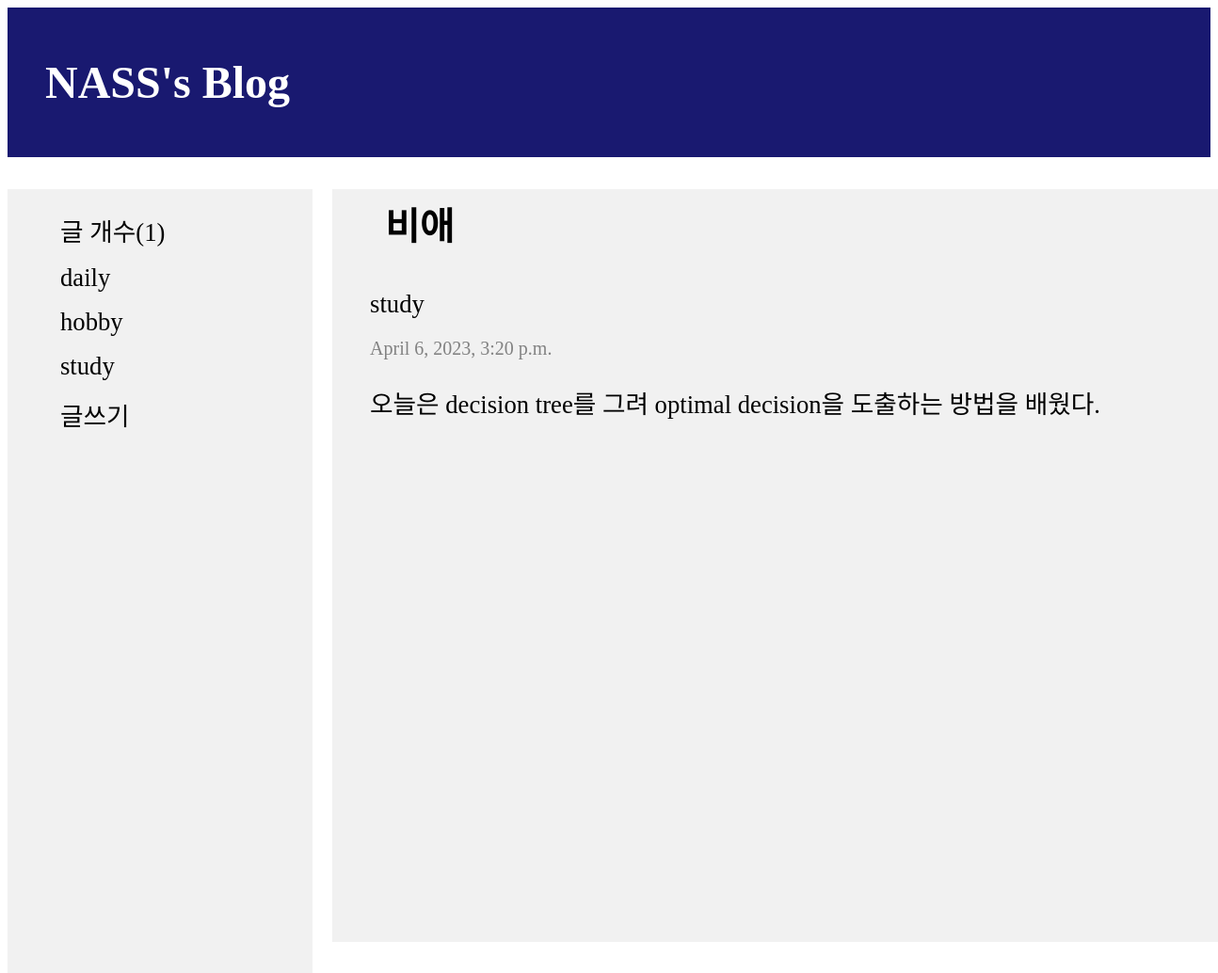
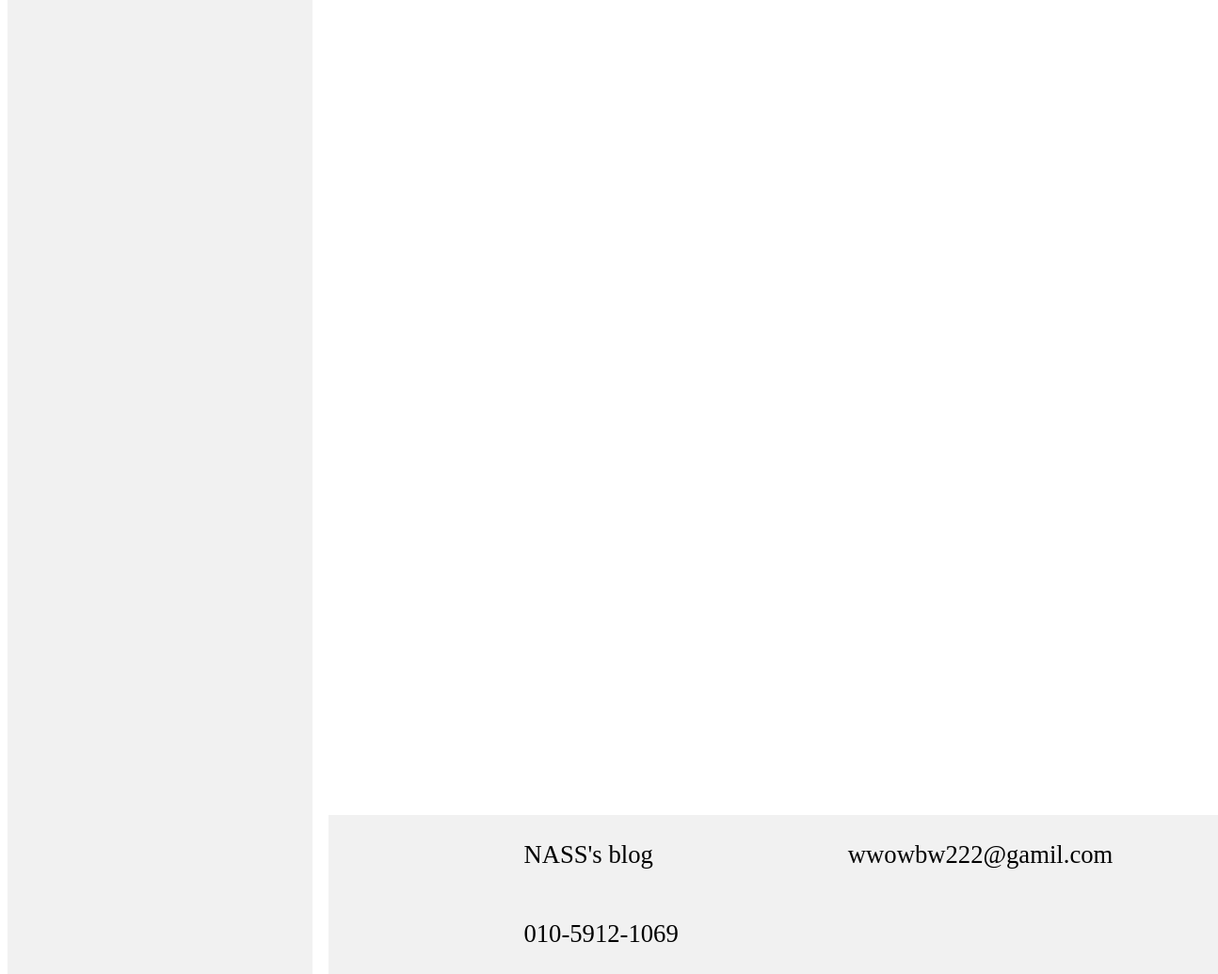
The page /list/study/ on the database its author committed (2 pictures, top to bottom).
### myblogApp/models.py (models this page shows, shortened)
class Article(models.Model):
    title = models.CharField(max_length=200)
    content = models.TextField()
    category = models.CharField(max_length=50, default="")
    date = models.DateTimeField(default=datetime.now())

### myblogApp/views.py (the view)
# urls.py: path("list/<str:category_name>/", views.list, name='list'),
def list(request, category_name):
    articles = Article.objects.filter(category = category_name)
    all_count = Article.objects.all().count()
    count = articles.count()
    categorys = ['daily', 'hobby', 'study']
    return render(request, "list.html", {'articles': articles, 'categorys': categorys, 'count': count, 'all_count': all_count})

### myblogApp/templates/list.html
{% extends 'base.html' %}
{% block css %}
{% load static %}
    <link rel="stylesheet" type="text/css" href="{% static 'list.css' %}" />
{% endblock %}
{% block content %}
    <header>
        <h1>NASS's Blog</h1>
    </header>
    <main>
        <div class="menu">
            <div class="category">
                <ul>
                    <li><a href="{% url 'home' %}">글 개수({{count}})</a></li>
                    {% for category in categorys %}
                    <li><a href="{% url 'list' category %}">{{ category }}</a></li>
                    {% endfor %}
                    <li><a href="{% url 'new' %}">글쓰기</a></li>
                </ul>
            </div>
        </div>
        <div class="content">
            <ul>
                {% for article in articles %}
                <li>
                    <h2><a href="{% url 'detail' article.id %}">{{ article.title }}</a></h2>
                    <span>{{ article.category }}</span>
                    <p class="date">{{ article.date }}</p>
                    <p>{{ article.content }}</p>
                </li>
                {% endfor %}
            </ul>
        </div>
    </main>
{% endblock %}

### myblogApp/static/list.css (style rules this page uses)
header { background-color: #191970; margin-top: 0; padding: 20px 20px 20px 40px; position: sticky; }
header h1 { color: #ffffff; font-size: 36pt; text-decoration: none; }
.menu { list-style-type: none; margin: 0; padding: 0; width: 25%; background-color: #f1f1f1; position: fixed; height: 100%; overflow: auto; }
li a { display: block; color: #000; padding: 8px 16px; text-decoration: none; }
li { font-size: 20pt; list-style-type: none; }
.content { background-color: #f1f1f1; width: 80%; left: 27%; position: relative; height: 800px; }
.date { color: #828282; font-size: 15pt; }

### rows shown on the page
Article: title "비애", category "study", date "April 6, 2023, 3:20 p.m.", content "오늘은 decision tree를 그려 optimal decision을 도출하는 방법을 배웠다."

### other values the page prints
{{ count }} "1"
{{ category }} "daily" "hobby" "study"
